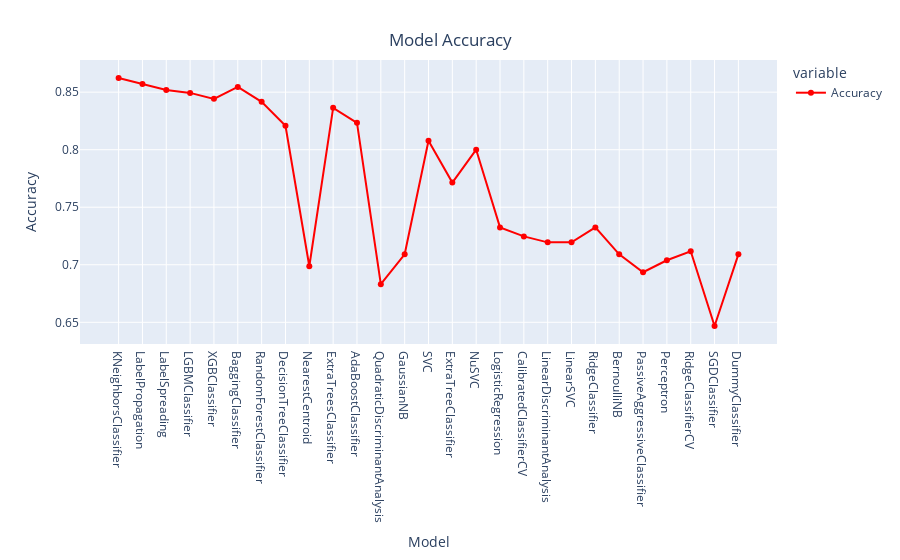

This figure's notebook cell:
### Code cell
# Visualizing Results 
# Accuracy
line = px.line(data_frame= models ,y =["Accuracy"] , markers = True)
line.update_xaxes(title="Model",
              rangeslider_visible = False)
line.update_yaxes(title = "Accuracy")
line.update_traces(line_color="red")
line.update_layout(showlegend = True,
    title = {
        'text': 'Model Accuracy',
        'y':0.94,
        'x':0.5,
        'xanchor': 'center',
        'yanchor': 'top'})

line.show()

### Figure 1 — Plotly figure (JSON) as saved in the notebook; plotly's stock layout.template omitted (floating-point values rounded to 4 significant figures)
{"data": [{"hovertemplate": "variable=Accuracy<br>Model=%{x}<br>value=%{y}<extra></extra>", "legendgroup": "Accuracy", "line": {"color": "red", "dash": "solid"}, "marker": {"symbol": "circle"}, "mode": "markers+lines", "name": "Accuracy", "orientation": "v", "showlegend": true, "type": "scatter", "x": ["KNeighborsClassifier", "LabelPropagation", "LabelSpreading", "LGBMClassifier", "XGBClassifier", "BaggingClassifier", "RandomForestClassifier", "DecisionTreeClassifier", "NearestCentroid", "ExtraTreesClassifier", "AdaBoostClassifier", "QuadraticDiscriminantAnalysis", "GaussianNB", "SVC", "ExtraTreeClassifier", "NuSVC", "LogisticRegression", "CalibratedClassifierCV", "LinearDiscriminantAnalysis", "LinearSVC", "RidgeClassifier", "BernoulliNB", "PassiveAggressiveClassifier", "Perceptron", "RidgeClassifierCV", "SGDClassifier", "DummyClassifier"], "xaxis": "x", "y": [0.8623, 0.8571, 0.8519, 0.8494, 0.8442, 0.8545, 0.8416, 0.8208, 0.6987, 0.8364, 0.8234, 0.6831, 0.7091, 0.8078, 0.7714, 0.8, 0.7325, 0.7247, 0.7195, 0.7195, 0.7325, 0.7091, 0.6935, 0.7039, 0.7117, 0.6468, 0.7091], "yaxis": "y"}], "layout": {"legend": {"title": {"text": "variable"}, "tracegroupgap": 0}, "margin": {"t": 60}, "showlegend": true, "title": {"text": "Model Accuracy", "x": 0.5, "xanchor": "center", "y": 0.94, "yanchor": "top"}, "xaxis": {"anchor": "y", "domain": [0, 1], "rangeslider": {"visible": false}, "title": {"text": "Model"}}, "yaxis": {"anchor": "x", "domain": [0, 1], "title": {"text": "Accuracy"}}}}
